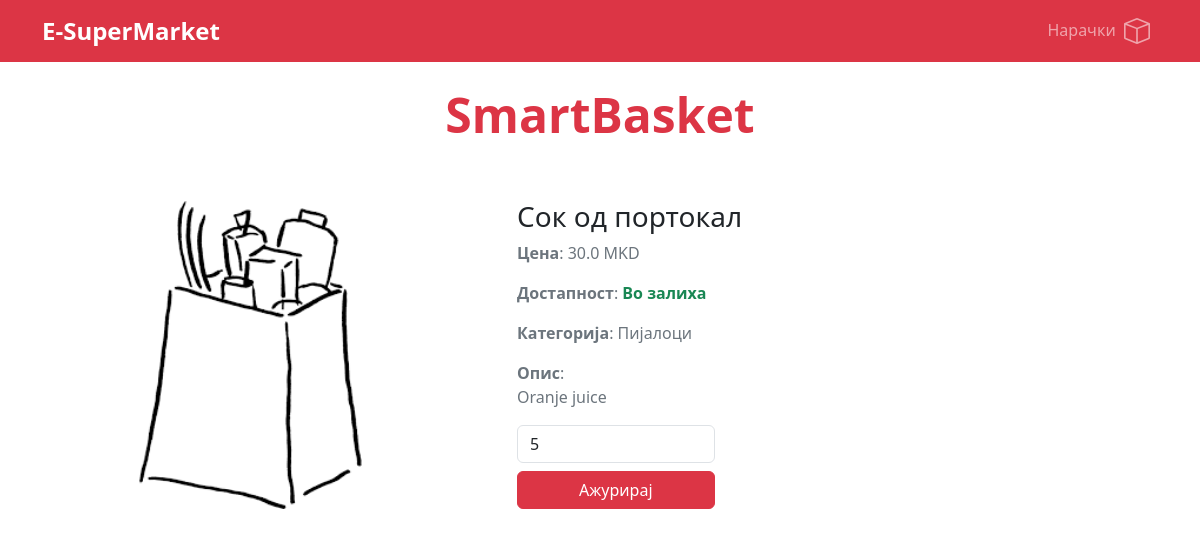
Screenshot of /sale-product-details/3 with the database file from the repository.
### SmartBasket/models.py (models this page shows, shortened)
class Product(models.Model):
    name = models.CharField(max_length=100)
    price = models.FloatField()
    category = models.ForeignKey(Category, on_delete=models.CASCADE)
    image = models.ImageField(upload_to='images/')
    description = models.TextField()
    quantity = models.IntegerField()

class Category(models.Model):
    name = models.CharField(max_length=100)
    market = models.ForeignKey(Market, on_delete=models.CASCADE)

### SmartBasket/views.py (the view)
# urls.py: path('sale-product-details/<str:product_id>', sale_product_details, name='sale-product'),
def sale_product_details(request, product_id):
    product = Product.objects.get(id=product_id)
    return render(request, 'sale_product_details.html', {'product': product, 'error': 'None'})

### templates/sale_product_details.html (shortened to what this page needs)
{% extends "salesman_base.html" %}
{% block content %}
    <div class="container mt-4">
        <div class="row">
            <div class="col-md-12 text-center">
                <h1 class="display-5 text-danger fw-bold">SmartBasket</h1>
            </div>
        </div>
        <div class="row mt-5">
            <div class="col-md-1"></div>
            <div class="col-md-3">
                <img src="{{ MEDIA_URL }}{{ product.image.url }}" alt="{{ product.name }}" class="h-100">
            </div>
            <div class="col-md-1"></div>
            <div class="col-md-7">
                <h3>{{ product.name }}</h3>
                <p class="text-secondary"><span class="fw-bold">Цена</span>: {{ product.price }} MKD</p>
                <p class="text-secondary"><span class="fw-bold">Достапност</span>:
                    {% if product.quantity > 0 %}
                        <span class="text-success"><span class="fw-bold">Во залиха</span>
                    {% else %}
                        <span class="text-danger"><span class="fw-bold">Нема во залиха</span>
                    {% endif %}
                </p>
                <p class="text-secondary"><span class="fw-bold">Категорија</span>: {{ product.category.name }}</p>
                <p class="text-secondary"><span class="fw-bold">Опис</span>: <br />
                    {{ product.description }}
                </p>
                <form action="{% url 'update-quantity' product.id %}" method="post">
                    <div class="row">
                        <div class="col-md-4">
                            <input type="number" name="quantity" id="quantity" class="form-control" value="{{ product.quantity }}" min="0">
                        </div>
                    </div>
                    <div class="row">
                        <div class="col-md-4">
                            <button type="submit" class="w-100 btn btn-danger mt-2">Ажурирај</button>
                        </div>
                    </div>
                </form>
            </div>
        </div>
    </div>
{% endblock %}

### rows the page displays
Product: image (picture), name "Сок од портокал", price "30.0", category.name "Пијалоци", description "Oranje juice", quantity "5"
